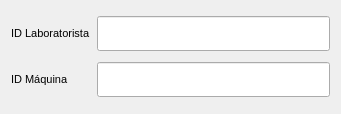
     <widget class="QWidget" name="gridLayoutWidget_4">
      <property name="geometry">
       <rect>
        <x>760</x>
        <y>60</y>
        <width>341</width>
        <height>114</height>
       </rect>
      </property>
      <layout class="QGridLayout" name="gridLayout_4">
       <item row="1" column="0">
        <widget class="QLabel" name="label_7">
         <property name="font">
          <font>
           <family>Arial</family>
           <pointsize>8</pointsize>
          </font>
         </property>
         <property name="styleSheet">
          <string notr="true">QLabel{
border: white;
}</string>
         </property>
         <property name="text">
          <string>ID Máquina</string>
         </property>
        </widget>
       </item>
       <item row="1" column="1">
        <widget class="QLineEdit" name="lineEdit_7">
         <property name="minimumSize">
          <size>
           <width>0</width>
           <height>35</height>
          </size>
         </property>
         <property name="font">
          <font>
           <family>Arial</family>
          </font>
         </property>
         <property name="styleSheet">
          <string notr="true"/>
         </property>
        </widget>
       </item>
       <item row="0" column="1">
        <widget class="QLineEdit" name="lineEdit_4">
         <property name="minimumSize">
          <size>
           <width>0</width>
           <height>35</height>
          </size>
         </property>
         <property name="font">
          <font>
           <family>Arial</family>
          </font>
         </property>
         <property name="styleSheet">
          <string notr="true"/>
         </property>
        </widget>
       </item>
       <item row="0" column="0">
        <widget class="QLabel" name="label_15">
         <property name="font">
          <font>
           <family>Arial</family>
           <pointsize>8</pointsize>
          </font>
         </property>
         <property name="styleSheet">
          <string notr="true">QLabel{
border: white;
}</string>
         </property>
         <property name="text">
          <string>ID Laboratorista</string>
         </property>
        </widget>
       </item>
      </layout>
     </widget>
